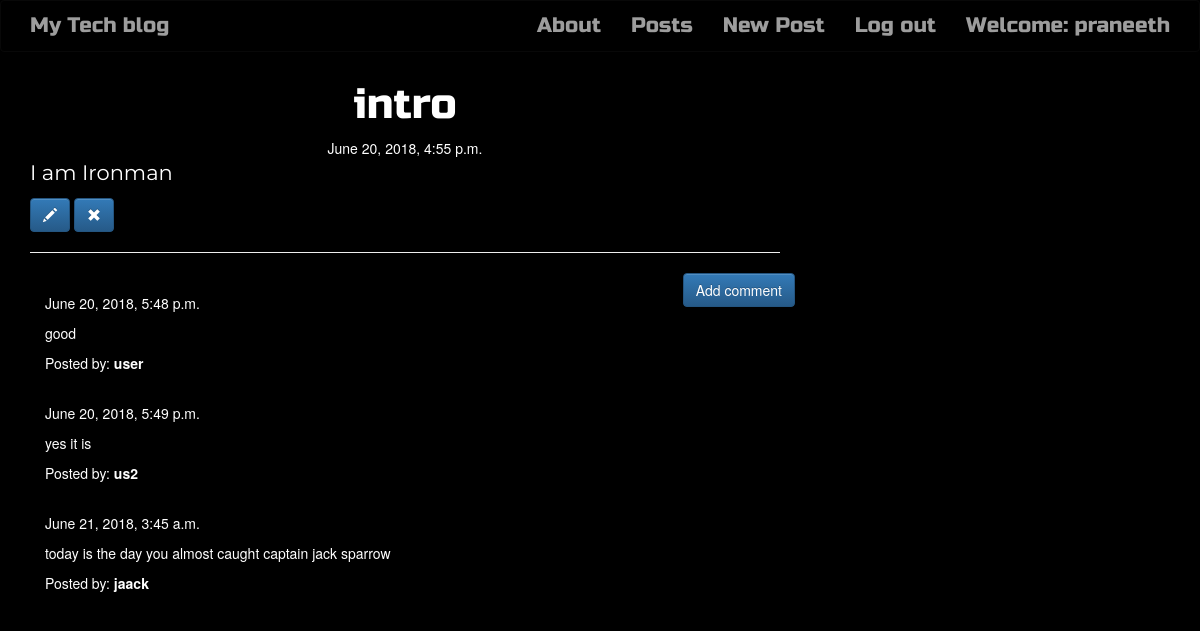
Screenshot of /post/3 (signed in) with the database file from the repository.
### blog/models.py (models this page shows, shortened)
class Post(models.Model):
    author = models.CharField(max_length=255)
    title = models.CharField(max_length=1000)
    text = models.TextField()
    created_date = models.DateTimeField(default=timezone.now)
    published_date = models.DateTimeField(blank=True, null=True)

class Comment(models.Model):
    post = models.ForeignKey('blog.Post', related_name='comments', on_delete=models.CASCADE)
    author = models.CharField(max_length=255)
    text = models.TextField()
    created_date = models.DateTimeField(default=timezone.now)

### blog/views.py (the view)
# urls.py: url(r'^post/(?P<pk>\d+)$', views.PostDetailView.as_view(), name='post_detail'),
class PostDetailView(DetailView):
    model = Post

### blog/templates/blog/post_detail.html
{% extends 'blog/base.html' %}
{% block content %}
        <h1 class='posttitle loader'>{{ post.title }}</h1>
        {% if post.published_date %}
            <div class="date postdate">
                {{ post.published_date }}
            </div>
        {% else %}
            <a class="btn btn-default" href="{% url 'post_publish' pk=post.pk %}">Publish</a>
        {% endif %}
      <p class='postcontent' >{{ post.text|safe|linebreaksbr }}</p>
      {% if user.is_staff  %}
          <a class="btn btn-primary" href="{% url 'post_edit' pk=post.pk %}"><span class="glyphicon glyphicon-pencil"></span></a>
          <a class="btn btn-primary" href="{% url 'post_remove' pk=post.pk %}"><span class="glyphicon glyphicon-remove"></span></a>
      {% endif %}
  <hr>
  <a class="btn btn-primary btn-comment" href="{% url 'add_comment_to_post' pk=post.pk %}">Add comment</a>
  <div class="container">
  {% for comment in post.comments.all %}
  <br>
      {% if user.is_authenticated %}
              {{ comment.created_date }}
          <p>{{ comment.text|safe|linebreaks }}</p>
          <p>Posted by: <strong>{{ comment.author }}</strong></p>
      {% endif %}
      {% empty %}
      <p>No comments posted.</p>
  {% endfor %}
</div>
{% endblock %}

### blog/templates/blog/base.html (shortened to what this page needs)
<!DOCTYPE html>
{% load staticfiles %}
<html>
    <head>
        <link rel="stylesheet" href="https://maxcdn.bootstrapcdn.com/bootstrap/3.3.7/css/bootstrap.min.css">
        <link rel="stylesheet" href="https://maxcdn.bootstrapcdn.com/bootstrap/3.3.7/css/bootstrap-theme.min.css">
        <link rel="stylesheet" href="//cdn.jsdelivr.net/medium-editor/latest/css/medium-editor.min.css" type="text/css" media="screen" charset="utf-8">
        <link rel="stylesheet" href="{% static 'css/blog.css' %}">
<body class='loader'>
  <nav class="navbar navbar-inverse techfont custom-navbar" id="prime">
    <div class="container">
      <ul class="nav navbar-nav">
        <li><a class='navbar-brand bigbrand' href="{% url 'index' %}">My Tech blog</a></li>
      </ul>
      <ul class="nav navbar-nav navbar-right">
         <li><a href="{% url 'about'%}">About</a></li>
        {% if user.is_authenticated %}
        <li>
           <a href="{% url 'post_list' %}">Posts</a>
        </li>
      {% if user.is_staff %}
        <li>
          <a href="{% url 'post_new' %}" >New Post</a>
        </li>
          {% endif %}
        <li>
          <a href="{% url 'accounts:logout' %}" >Log out</a>
        </li>
        <li>
          <a >Welcome: {{ user.username }}</a>
        </li>
          {% else %}
          <li><a class='nav navbar-right' href="{% url 'accounts:login' %}" ><span class="glyphicon glyphicon-user"></span>Login</a></li>
        {% endif %}
      </ul>
  </div>
</nav>
        <div class="content container">
            <div class="row">
                <div class="col-md-8">
                  <div class="blog_posts">
                    {% block content %}
                    {% endblock %}
                  </div>
                </div>
            </div>
        </div>
</body>
</html>

### blog/static/css/blog.css (style rules this page uses)
.techfont { font-family: 'Russo One', sans-serif; font-size: 1.5em; margin-bottom: 10px; background: #000; }
.postdate { text-align: center; }
.posttitle { font-family: 'Russo One', sans-serif; font-size: 3em; text-align: center; }
.postcontent { font-family: 'Montserrat'; font-size: 1.5em; }
.btn-comment { position: absolute; right: 0px; }
.bigbrand { font-size: 1em; }
body { background-color: black; color:white; }

### rows the page displays
Post: title "intro", published_date "June 20, 2018, 4:55 p.m.", text "I am Ironman"
Comment: created_date "June 20, 2018, 5:48 p.m.", text "good", author "user"
Comment: created_date "June 20, 2018, 5:49 p.m.", text "yes it is", author "us2"
Comment: created_date "June 21, 2018, 3:45 a.m.", text "today is the day you almost caught captain jack sparrow", author "jaack"

### other values shown
{{ user.username }} "praneeth"
